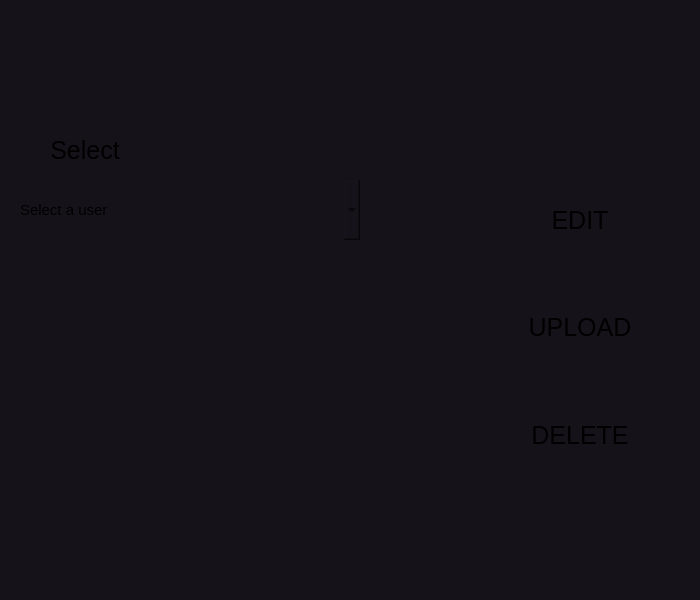
<?xml version="1.0" encoding="UTF-8"?>
<ui version="4.0">
 <class>MainWindow</class>
 <widget class="QMainWindow" name="MainWindow">
  <property name="geometry">
   <rect>
    <x>0</x>
    <y>0</y>
    <width>700</width>
    <height>600</height>
   </rect>
  </property>
  <property name="minimumSize">
   <size>
    <width>400</width>
    <height>600</height>
   </size>
  </property>
  <property name="maximumSize">
   <size>
    <width>800</width>
    <height>600</height>
   </size>
  </property>
  <property name="cursor">
   <cursorShape>PointingHandCursor</cursorShape>
  </property>
  <property name="windowTitle">
   <string>New Redbubble User</string>
  </property>
  <property name="styleSheet">
   <string notr="true">background : #161219;</string>
  </property>
  <widget class="QWidget" name="centralwidget">
   <widget class="QLabel" name="smallLogo">
    <property name="geometry">
     <rect>
      <x>290</x>
      <y>0</y>
      <width>120</width>
      <height>120</height>
     </rect>
    </property>
    <property name="text">
     <string/>
    </property>
    <property name="pixmap">
     <pixmap>../logo/small_logo_rb.png</pixmap>
    </property>
    <property name="scaledContents">
     <bool>true</bool>
    </property>
   </widget>
   <widget class="QComboBox" name="chooseUser">
    <property name="geometry">
     <rect>
      <x>0</x>
      <y>180</y>
      <width>400</width>
      <height>60</height>
     </rect>
    </property>
    <property name="cursor">
     <cursorShape>PointingHandCursor</cursorShape>
    </property>
    <property name="styleSheet">
     <string notr="true">	border :2px solid '#BA1F33' ;
	border-radius: 15px ;
	font-size : 15px ;
	color: 'white' ;
	margin : 0px 20px ;



</string>
    </property>
    <property name="editable">
     <bool>false</bool>
    </property>
    <property name="currentText">
     <string/>
    </property>
    <property name="placeholderText">
     <string>Select a user</string>
    </property>
   </widget>
   <widget class="QPushButton" name="editUser">
    <property name="geometry">
     <rect>
      <x>480</x>
      <y>180</y>
      <width>200</width>
      <height>80</height>
     </rect>
    </property>
    <property name="cursor">
     <cursorShape>PointingHandCursor</cursorShape>
    </property>
    <property name="styleSheet">
     <string notr="true">QPushButton{
	border :4px solid '#BA1F33' ;
	border-radius: 15px ;
	font-size : 25px ;
	color: 'white' ;
	
	margin : 10px 20px ;
}

QPushButton:hover{
	background: '#BA1F33' ; 
	color: '#161219';
}
</string>
    </property>
    <property name="text">
     <string>EDIT</string>
    </property>
   </widget>
   <widget class="QPushButton" name="deleteUser">
    <property name="geometry">
     <rect>
      <x>480</x>
      <y>395</y>
      <width>200</width>
      <height>80</height>
     </rect>
    </property>
    <property name="cursor">
     <cursorShape>PointingHandCursor</cursorShape>
    </property>
    <property name="styleSheet">
     <string notr="true">QPushButton{
	border :4px solid '#BA1F33' ;
	border-radius: 15px ;
	font-size : 25px ;
	color: 'white' ;
	
	margin : 10px 20px ;
}

QPushButton:hover{
	background: '#BA1F33' ; 
	color: '#161219';
}
</string>
    </property>
    <property name="text">
     <string>DELETE</string>
    </property>
   </widget>
   <widget class="QPushButton" name="mainUpload">
    <property name="geometry">
     <rect>
      <x>480</x>
      <y>287</y>
      <width>200</width>
      <height>80</height>
     </rect>
    </property>
    <property name="cursor">
     <cursorShape>PointingHandCursor</cursorShape>
    </property>
    <property name="styleSheet">
     <string notr="true">QPushButton{
	border :4px solid '#BA1F33' ;
	border-radius: 15px ;
	font-size : 25px ;
	color: 'white' ;
	
	margin : 10px 20px ;
}

QPushButton:hover{
	background: '#BA1F33' ; 
	color: '#161219';
}
</string>
    </property>
    <property name="text">
     <string>UPLOAD</string>
    </property>
   </widget>
   <widget class="QLabel" name="displayUser">
    <property name="geometry">
     <rect>
      <x>0</x>
      <y>275</y>
      <width>400</width>
      <height>200</height>
     </rect>
    </property>
    <property name="styleSheet">
     <string notr="true">	border :2px solid '#BA1F33' ;
	border-radius: 15px ;
	font-size : 15px ;
	color: 'white' ;
	margin : 0px 20px ;

</string>
    </property>
    <property name="text">
     <string/>
    </property>
   </widget>
   <widget class="QPushButton" name="selectUser">
    <property name="geometry">
     <rect>
      <x>20</x>
      <y>130</y>
      <width>130</width>
      <height>40</height>
     </rect>
    </property>
    <property name="styleSheet">
     <string notr="true">QPushButton{
	border :2px solid '#BA1F33' ;
	border-radius: 15px ;
	font-size : 25px ;
	color: 'white' ;
	
	margin : 0px 5px ;
}

QPushButton:hover{
	background: '#BA1F33' ; 
	color: '#161219';
}
</string>
    </property>
    <property name="text">
     <string>Select</string>
    </property>
   </widget>
  </widget>
  <widget class="QMenuBar" name="menubar">
   <property name="geometry">
    <rect>
     <x>0</x>
     <y>0</y>
     <width>700</width>
     <height>26</height>
    </rect>
   </property>
  </widget>
  <widget class="QStatusBar" name="statusbar"/>
 </widget>
 <resources/>
 <connections/>
</ui>
